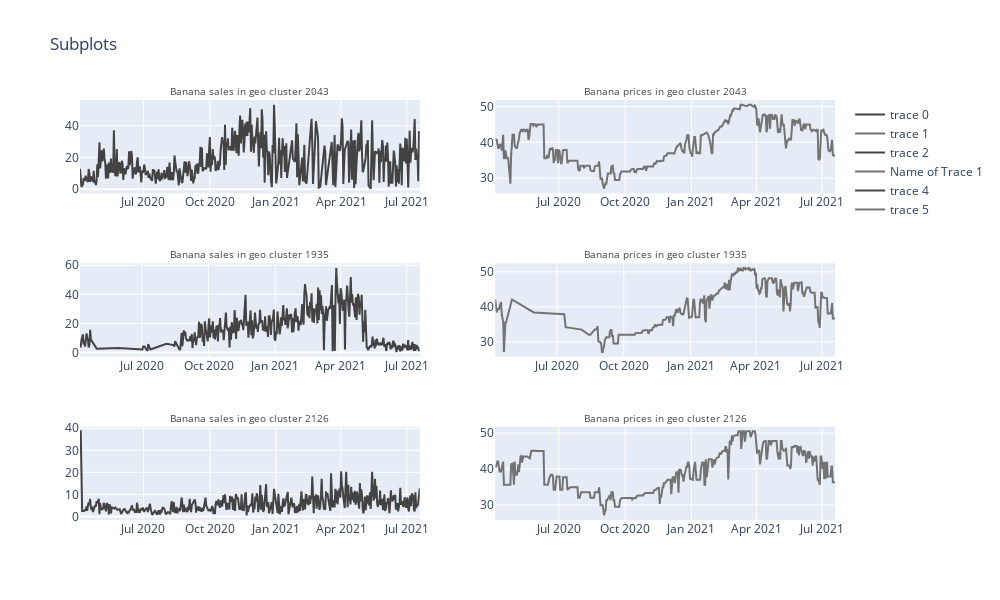

Notebook code for this chart:
### Code cell
selected_sku = 32485   # Banana
geos = [2043, 1935, 2126]

fig = make_subplots(
    rows=3, cols=2, 
    subplot_titles=(
        f"Banana sales in geo cluster {geos[0]}", 
        f"Banana prices in geo cluster {geos[0]}", 
        f"Banana sales in geo cluster {geos[1]}", 
        f"Banana prices in geo cluster {geos[1]}",
        f"Banana sales in geo cluster {geos[2]}", 
        f"Banana prices in geo cluster {geos[2]}",
    )
)

# row 1
data = df.loc[(df["SKU"] == selected_sku) & (df["geoCluster"] == geos[0])]

fig.add_trace(
    go.Scatter(
        x=data['date'], 
        y=data["sales"],
        mode="lines",
        connectgaps=True,
        line=dict(color="rgb(67,67,67)")
    ),
    row=1, col=1
)

fig.add_trace(
    go.Scatter(
        x=data['date'], 
        y=data["price"],
        mode="lines",
        connectgaps=True,
        line=dict(color="rgb(115,115,115)")
    ),
    row=1, col=2
)

# row 2
data = df.loc[(df["SKU"] == selected_sku) & (df["geoCluster"] == geos[1])]

fig.add_trace(
    go.Scatter(
        x=data['date'], 
        y=data["sales"],
        mode="lines",
        connectgaps=True,
        line=dict(color="rgb(67,67,67)"),
    ),
    row=2, col=1
)

fig.add_trace(
    go.Scatter(
        x=data['date'], 
        y=data["price"],
        mode="lines",
        connectgaps=True,
        line=dict(color="rgb(115,115,115)"),
        name="Name of Trace 1"
    ),
    row=2, col=2
)

# row 3
data = df.loc[(df["SKU"] == selected_sku) & (df["geoCluster"] == geos[2])]

fig.add_trace(
    go.Scatter(
        x=data['date'], 
        y=data["sales"],
        mode="lines",
        connectgaps=True,
        line=dict(color="rgb(67,67,67)"),
    ),
    row=3, col=1
)

fig.add_trace(
    go.Scatter(
        x=data['date'], 
        y=data["price"],
        mode="lines",
        connectgaps=True,
        line=dict(color="rgb(115,115,115)"),
    ),
    row=3, col=2
)


fig.update_layout(height=600, width=1000, title_text="Subplots")
for i in fig['layout']['annotations']:
    i['font'] = dict(size=10,color='rgb(67,67,67)')


fig.show()

### Figure 1 — Plotly figure (JSON) as saved in the notebook; plotly's stock layout.template omitted (floating-point values rounded to 4 significant figures; data arrays with more than 128 entries replaced by an {"elided": "..."} marker saying what was removed)
{"data": [{"connectgaps": true, "line": {"color": "rgb(67,67,67)"}, "mode": "lines", "type": "scatter", "x": {"elided": "472 str values"}, "xaxis": "x", "y": {"elided": "472 float values"}, "yaxis": "y"}, {"connectgaps": true, "line": {"color": "rgb(115,115,115)"}, "mode": "lines", "type": "scatter", "x": {"elided": "472 str values"}, "xaxis": "x2", "y": {"elided": "472 float values"}, "yaxis": "y2"}, {"connectgaps": true, "line": {"color": "rgb(67,67,67)"}, "mode": "lines", "type": "scatter", "x": {"elided": "469 str values"}, "xaxis": "x3", "y": {"elided": "469 float values"}, "yaxis": "y3"}, {"connectgaps": true, "line": {"color": "rgb(115,115,115)"}, "mode": "lines", "name": "Name of Trace 1", "type": "scatter", "x": {"elided": "469 str values"}, "xaxis": "x4", "y": {"elided": "469 float values"}, "yaxis": "y4"}, {"connectgaps": true, "line": {"color": "rgb(67,67,67)"}, "mode": "lines", "type": "scatter", "x": {"elided": "472 str values"}, "xaxis": "x5", "y": {"elided": "472 float values"}, "yaxis": "y5"}, {"connectgaps": true, "line": {"color": "rgb(115,115,115)"}, "mode": "lines", "type": "scatter", "x": {"elided": "472 str values"}, "xaxis": "x6", "y": {"elided": "472 float values"}, "yaxis": "y6"}], "layout": {"annotations": [{"font": {"color": "rgb(67,67,67)", "size": 10}, "showarrow": false, "text": "Banana sales in geo cluster 2043", "x": 0.225, "xanchor": "center", "xref": "paper", "y": 1, "yanchor": "bottom", "yref": "paper"}, {"font": {"color": "rgb(67,67,67)", "size": 10}, "showarrow": false, "text": "Banana prices in geo cluster 2043", "x": 0.775, "xanchor": "center", "xref": "paper", "y": 1, "yanchor": "bottom", "yref": "paper"}, {"font": {"color": "rgb(67,67,67)", "size": 10}, "showarrow": false, "text": "Banana sales in geo cluster 1935", "x": 0.225, "xanchor": "center", "xref": "paper", "y": 0.6111, "yanchor": "bottom", "yref": "paper"}, {"font": {"color": "rgb(67,67,67)", "size": 10}, "showarrow": false, "text": "Banana prices in geo cluster 1935", "x": 0.775, "xanchor": "center", "xref": "paper", "y": 0.6111, "yanchor": "bottom", "yref": "paper"}, {"font": {"color": "rgb(67,67,67)", "size": 10}, "showarrow": false, "text": "Banana sales in geo cluster 2126", "x": 0.225, "xanchor": "center", "xref": "paper", "y": 0.2222, "yanchor": "bottom", "yref": "paper"}, {"font": {"color": "rgb(67,67,67)", "size": 10}, "showarrow": false, "text": "Banana prices in geo cluster 2126", "x": 0.775, "xanchor": "center", "xref": "paper", "y": 0.2222, "yanchor": "bottom", "yref": "paper"}], "height": 600, "title": {"text": "Subplots"}, "width": 1000, "xaxis": {"anchor": "y", "domain": [0, 0.45]}, "xaxis2": {"anchor": "y2", "domain": [0.55, 1]}, "xaxis3": {"anchor": "y3", "domain": [0, 0.45]}, "xaxis4": {"anchor": "y4", "domain": [0.55, 1]}, "xaxis5": {"anchor": "y5", "domain": [0, 0.45]}, "xaxis6": {"anchor": "y6", "domain": [0.55, 1]}, "yaxis": {"anchor": "x", "domain": [0.7778, 1]}, "yaxis2": {"anchor": "x2", "domain": [0.7778, 1]}, "yaxis3": {"anchor": "x3", "domain": [0.3889, 0.6111]}, "yaxis4": {"anchor": "x4", "domain": [0.3889, 0.6111]}, "yaxis5": {"anchor": "x5", "domain": [0, 0.2222]}, "yaxis6": {"anchor": "x6", "domain": [0, 0.2222]}}}
